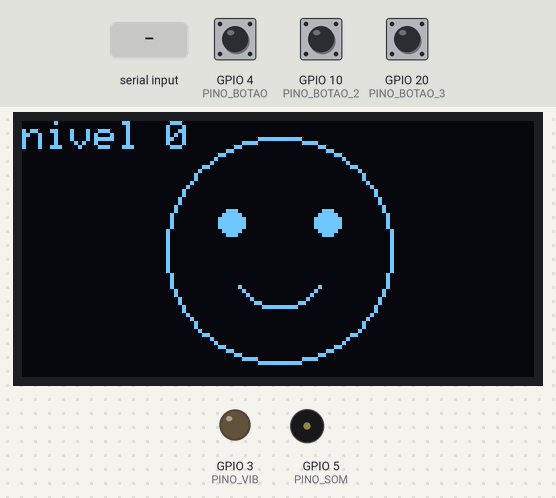
A sketch run on a simulated ESP32-C3. On the bench: 128×64 one-colour display, output pins drawn as LEDs (lit = HIGH), buzzer (waves = sounding). Dashed ring = blinking. The test bench sets the inputs (shaded band); at power-on: GPIO 10 (PINO_BOTAO_2) HIGH, GPIO 4 (PINO_BOTAO) HIGH, GPIO 20 (PINO_BOTAO_3) HIGH. What the sketch prints to the serial monitor is not drawn.

Above: at 2.7 s.
2.8 s: "30,150\n" received over Serial
At 2.92 s:
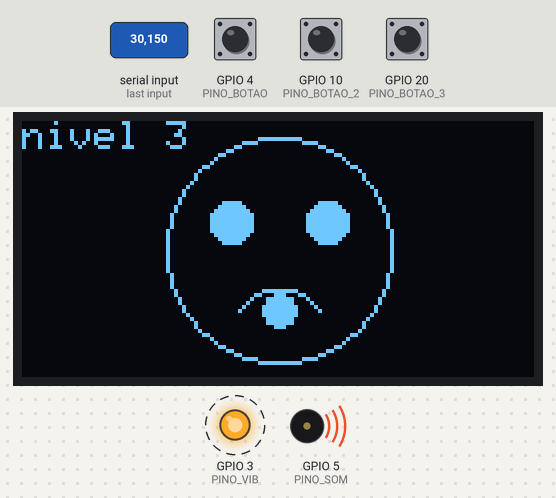
4.6 s: GPIO 10 (PINO_BOTAO_2) pulled LOW for 0.15 s
At 4.82 s:
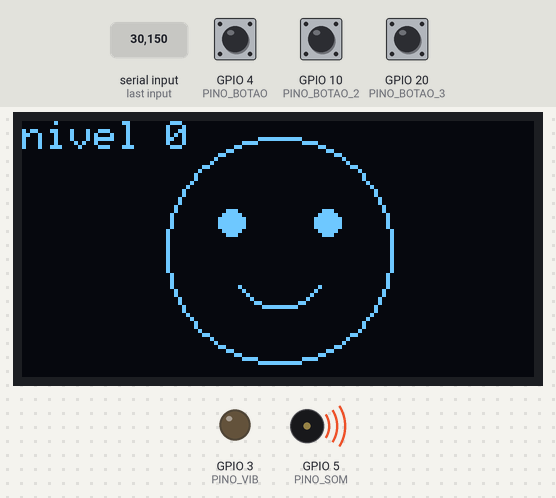
6.4 s: "200\n" received over Serial
At 7.06 s:
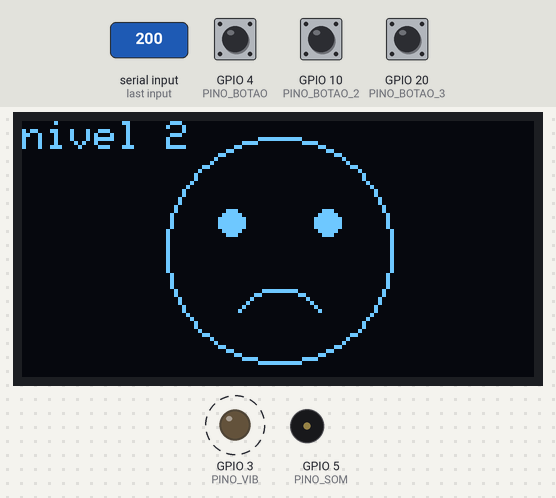
7.9 s: GPIO 4 (PINO_BOTAO) pulled LOW for 0.15 s
At 8.6 s:
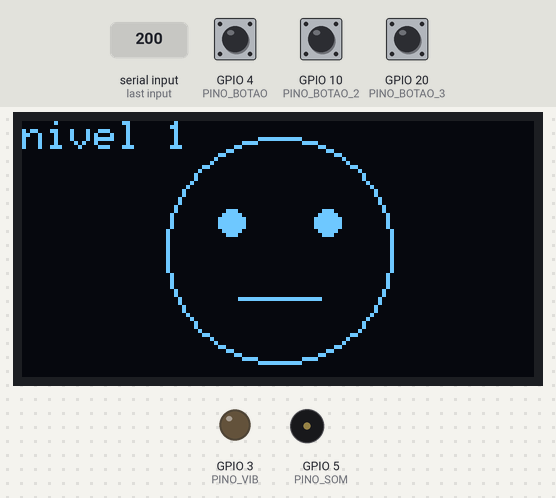
9.7 s: GPIO 10 (PINO_BOTAO_2) pulled LOW for 1 s
At 10.77 s:
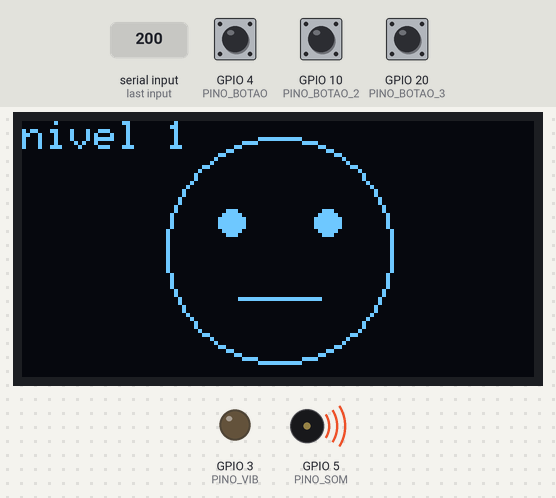
12.3 s: GPIO 10 (PINO_BOTAO_2) pulled LOW for 3.2 s
At 17.0 s:
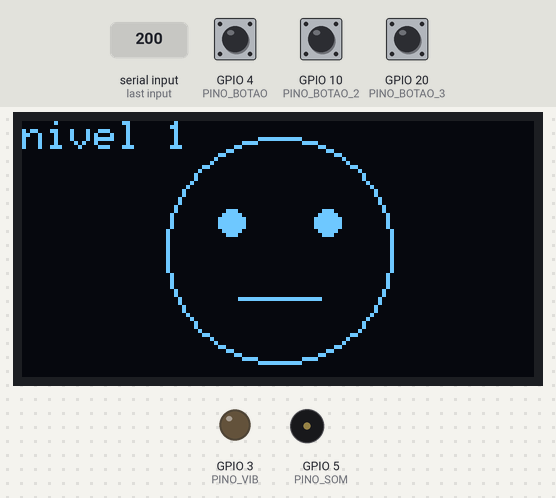
Timing chart, 0 to 18.1 s (numbered marks = the images above; inputs shaded):
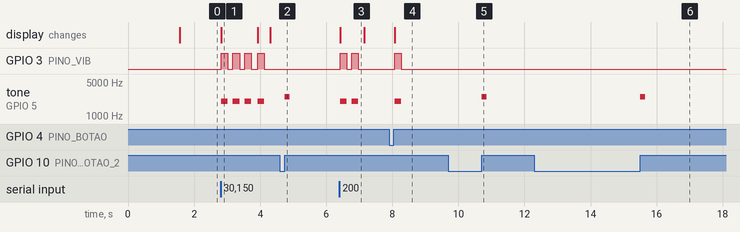

Measured:
- after the input at 2.8 s, GPIO 3 (PINO_VIB): alternates HIGH for 0.20 s and LOW for 0.15 s, starting at once; tone on GPIO 5 (PINO_SOM): alternates 2000 Hz for 0.20 s and silent for 0.15 s, starting at once; the display: changes at once (image 1)
- after the input at 4.6 s, tone on GPIO 5 (PINO_SOM): silent → 2500 Hz after 0.15 s, → silent 0.15 s later
- after the input at 6.4 s, GPIO 3 (PINO_VIB): alternates HIGH for 0.20 s and LOW for 0.15 s, 4 changes in all, then stays LOW, starting at once; tone on GPIO 5 (PINO_SOM): alternates 2000 Hz for 0.20 s and silent for 0.15 s, 4 changes in all, then stays silent, starting at once; the display: changes at once (image 3)
- after the input at 7.9 s, GPIO 3 (PINO_VIB): LOW → HIGH after 0.18 s, → LOW 0.20 s later; tone on GPIO 5 (PINO_SOM): silent → 2000 Hz after 0.18 s, → silent 0.20 s later; the display: changes after 0.18 s (image 4)
- after the input at 9.7 s, tone on GPIO 5 (PINO_SOM): silent → 2500 Hz after 1.0 s, → silent 0.15 s later
- after the input at 12.3 s, tone on GPIO 5 (PINO_SOM): silent → 2500 Hz after 3.2 s, → silent 0.15 s later
- what the display in image 3 shows lasts 0.8 s, from 6.4 s to 7.2 s

The sketch:

hoodi_pet_teste.ino
```cpp
// hoodi Pet - teste de bancada (OLED + vibracao + alto-falante + 3 botoes)
// Placa: "ESP32C3 Dev Module" | Tools > USB CDC On Boot: Enabled (senao o Serial nao aparece)
// Bibliotecas: Adafruit SSD1306 + Adafruit GFX (Library Manager)
// Ligacoes (carcaca v7b): OLED SDA=GPIO6, SCL=GPIO7 | Vibracao IN=GPIO3 | Alto-falante: GPIO5 -> 1k -> base do NPN
// Botoes para GND: 1 = GPIO4 (troca o nivel), 2 = GPIO10 (bipe de teste), 3 = GPIO20 (vibra e bipa: "ajuda")

#include <Wire.h>
#include <Adafruit_GFX.h>
#include <Adafruit_SSD1306.h>

const int PINO_SDA = 6, PINO_SCL = 7, PINO_VIB = 3, PINO_SOM = 5;
const int PINO_BOTAO = 4, PINO_BOTAO_2 = 10, PINO_BOTAO_3 = 20;
Adafruit_SSD1306 tela(128, 64, &Wire, -1);
int nivel = 0;  // 0 tranquila, 1 atenta, 2 preocupada, 3 em alerta

void escanearI2C() {
  Serial.println("Escaneando I2C...");
  int achados = 0;
  for (uint8_t ad = 1; ad < 127; ad++) {
    Wire.beginTransmission(ad);
    if (Wire.endTransmission() == 0) { Serial.printf("  dispositivo em 0x%02X\n", ad); achados++; }
  }
  if (!achados) Serial.println("  nada. Conferir SDA/SCL trocados, VCC em 3V3 e GND.");
}

void desenharCarinha(int n) {
  tela.clearDisplay();
  tela.drawCircle(64, 32, 28, SSD1306_WHITE);
  int olho = (n == 3) ? 5 : 3;                       // olho arregalado no alerta
  tela.fillCircle(52, 25, olho, SSD1306_WHITE);
  tela.fillCircle(76, 25, olho, SSD1306_WHITE);
  if (n == 0) for (int x = -10; x <= 10; x++) tela.drawPixel(64 + x, 46 - (x * x) / 20, SSD1306_WHITE); // sorriso (cantos sobem)
  if (n == 1) tela.drawLine(54, 44, 74, 44, SSD1306_WHITE);                                             // reta
  if (n >= 2) for (int x = -10; x <= 10; x++) tela.drawPixel(64 + x, 42 + (x * x) / 20, SSD1306_WHITE); // triste (cantos descem)
  if (n == 3) tela.fillCircle(64, 47, 4, SSD1306_WHITE);                                                // boca aberta
  tela.setCursor(0, 0); tela.setTextColor(SSD1306_WHITE); tela.print("nivel "); tela.print(n);
  tela.display();
}

void vibrar(int n) {                                   // n pulsos curtos; nivel 0 nao vibra
  for (int i = 0; i < n; i++) {
    digitalWrite(PINO_VIB, HIGH); tone(PINO_SOM, 2000); delay(200);
    digitalWrite(PINO_VIB, LOW); noTone(PINO_SOM); delay(150);
  }
}

bool apertou(int pino) {                               // espera soltar (debounce simples)
  if (digitalRead(pino) != LOW) return false;
  delay(30);
  while (digitalRead(pino) == LOW) delay(5);
  return true;
}

void setup() {
  Serial.begin(115200);
  delay(1500);                                         // tempo do USB CDC subir
  pinMode(PINO_VIB, OUTPUT); digitalWrite(PINO_VIB, LOW);
  pinMode(PINO_BOTAO, INPUT_PULLUP);
  pinMode(PINO_BOTAO_2, INPUT_PULLUP);
  pinMode(PINO_BOTAO_3, INPUT_PULLUP);
  Wire.begin(PINO_SDA, PINO_SCL);
  escanearI2C();
  if (!tela.begin(SSD1306_SWITCHCAPVCC, 0x3C)) Serial.println("OLED nao respondeu em 0x3C (tentar 0x3D).");
  desenharCarinha(nivel);
  Serial.println("Botao 1 (ou 0-3 pelo Serial) troca o nivel | botao 2 bipa | botao 3 vibra e bipa.");
}

void loop() {
  int novo = -1;
  if (Serial.available()) { char c = Serial.read(); if (c >= '0' && c <= '3') novo = c - '0'; }
  if (apertou(PINO_BOTAO)) novo = (nivel + 1) % 4;
  if (apertou(PINO_BOTAO_2)) { Serial.println("botao 2 (GPIO10)"); tone(PINO_SOM, 2500, 150); }
  if (apertou(PINO_BOTAO_3)) { Serial.println("botao 3 (GPIO20)"); vibrar(1); }
  if (novo >= 0) {
    nivel = novo;
    Serial.printf("nivel=%d\n", nivel);
    desenharCarinha(nivel);
    vibrar(nivel);
  }
}
```
